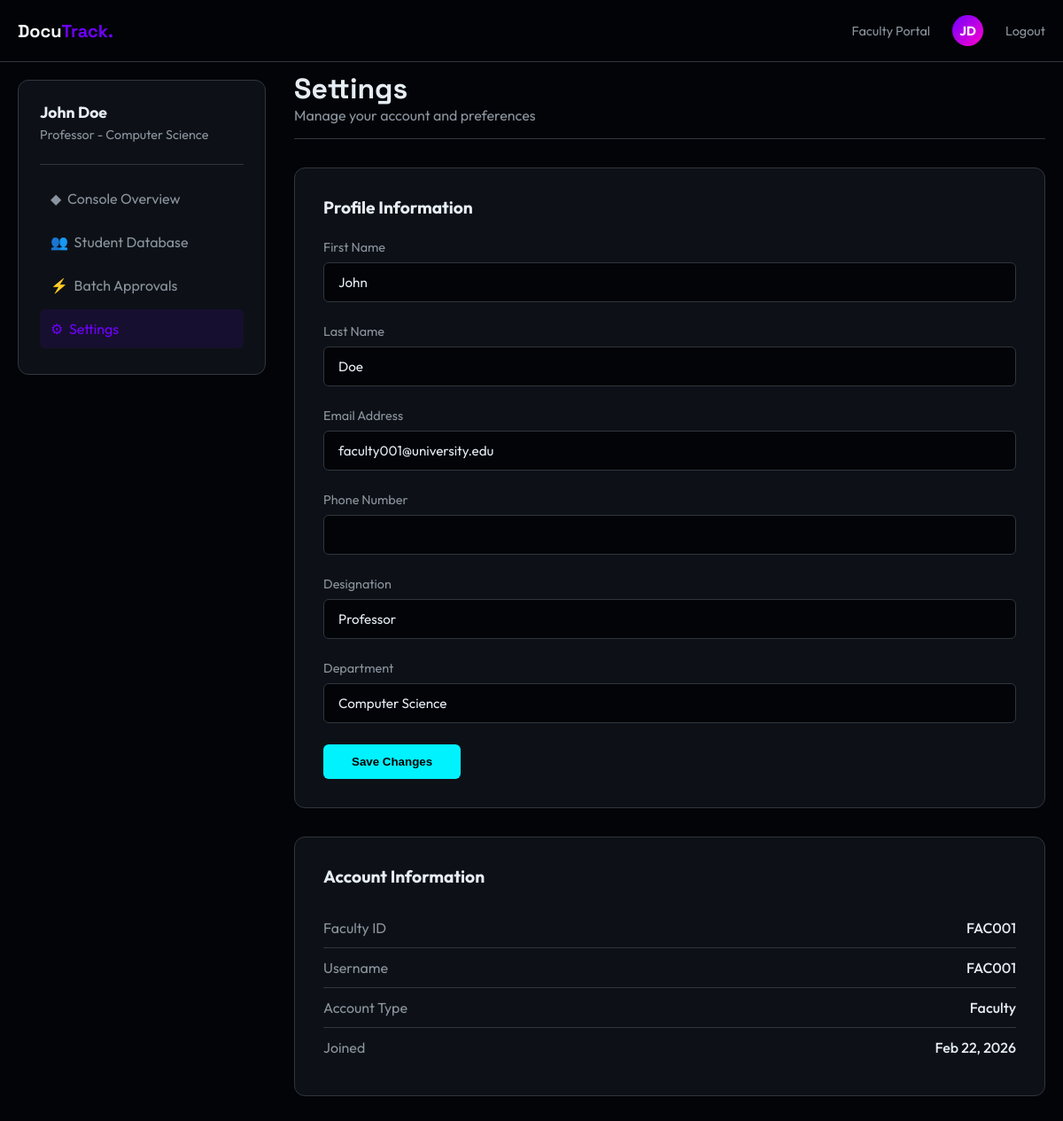
/faculty/settings/ (signed in), run on the app's committed database.
### docutracking/models.py (models this page shows, shortened)
class Faculty(models.Model):
    user = models.OneToOneField(User, on_delete=models.CASCADE, related_name='faculty_profile')
    faculty_id = models.CharField(max_length=20, unique=True)
    department = models.CharField(max_length=100, default='Computer Science')
    designation = models.CharField(max_length=100, default='Professor')

class User(AbstractUser):
    ROLE_CHOICES = (
        ('student', 'Student'),
        ('faculty', 'Faculty'),
    )
    role = models.CharField(max_length=20, choices=ROLE_CHOICES, default='student')
    phone = models.CharField(max_length=20, blank=True)
    official_email = models.EmailField(max_length=254, blank=True, help_text="Official email address for faculty users")
    created_at = models.DateTimeField(auto_now_add=True)
    updated_at = models.DateTimeField(auto_now=True)

### docutracking/views.py (the view, shortened to what this page needs)
# urls.py: path('faculty/settings/', views.faculty_settings_view, name='faculty_settings'),
@login_required
def faculty_settings_view(request):
    if request.user.role != 'faculty':
        return HttpResponseForbidden("Access denied.")
    try:
        faculty = request.user.faculty_profile
    except Faculty.DoesNotExist:
        faculty = Faculty.objects.create(
            user=request.user,
            faculty_id=request.user.username,
            department='Computer Science',
            designation='Professor'
        )
        messages.info(request, 'Faculty profile was auto-created for you.')
    context = {
        'faculty': faculty,
        'user': request.user,
    }
    return render(request, 'faculty_settings.html', context)

### docutrack/templates/faculty_settings.html (shortened to what this page needs)
{% load custom_filters %}
<!DOCTYPE html>
<html lang="en">
<head>
</head>
<body>
    <nav>
        <div class="container nav-inner">
            <a href="{% url 'index' %}" class="logo">Docu<span>Track.</span></a>
            <div class="user-profile">
                <span style="color: var(--text-gray); font-size: 0.9rem; margin-right: 10px;">Faculty Portal</span>
                <div class="user-avatar">{{ faculty.user.first_name.0 }}{{ faculty.user.last_name.0 }}</div>
                <a href="{% url 'logout' %}" style="color: var(--text-gray); margin-left: 10px; text-decoration: none; font-size: 0.9rem;">Logout</a>
            </div>
        </div>
    </nav>
    <div class="container grid-dashboard">
        <aside>
            <div class="sidebar-card">
                <div class="faculty-info">
                    <h3>{{ faculty.user.get_full_name }}</h3>
                    <p>{{ faculty.designation }} - {{ faculty.department }}</p>
                </div>
                <hr style="border: 0; border-top: 1px solid var(--border-color); margin-bottom: 1rem;">
                <a href="{% url 'faculty_dashboard' %}" class="menu-link">
                    <span>◆</span> &nbsp; Console Overview
                </a>
                <a href="{% url 'faculty_students' %}" class="menu-link">
                    <span>👥</span> &nbsp; Student Database
                </a>
                <a href="{% url 'faculty_batch_approvals' %}" class="menu-link">
                    <span>⚡</span> &nbsp; Batch Approvals
                </a>
                <a href="{% url 'faculty_settings' %}" class="menu-link active">
                    <span>⚙</span> &nbsp; Settings
                </a>
            </div>
        </aside>
        <main>
            <div class="page-header">
                <h1>Settings</h1>
                <p style="color: var(--text-gray);">Manage your account and preferences</p>
            </div>
            <div class="settings-card">
                <h2>Profile Information</h2>
                <form method="POST">
                    <div class="form-group">
                        <label>First Name</label>
                        <input type="text" name="first_name" class="form-input" value="{{ user.first_name }}">
                    </div>
                    <div class="form-group">
                        <label>Last Name</label>
                        <input type="text" name="last_name" class="form-input" value="{{ user.last_name }}">
                    </div>
                    <div class="form-group">
                        <label>Email Address</label>
                        <input type="email" name="email" class="form-input" value="{{ user.email }}">
                    </div>
                    <div class="form-group">
                        <label>Phone Number</label>
                        <input type="text" name="phone" class="form-input" value="{{ user.phone|default:'' }}">
                    </div>
                    <div class="form-group">
                        <label>Designation</label>
                        <input type="text" name="designation" class="form-input" value="{{ faculty.designation }}">
                    </div>
                    <div class="form-group">
                        <label>Department</label>
                        <input type="text" name="department" class="form-input" value="{{ faculty.department }}">
                    </div>
                    <button type="submit" class="btn-save">Save Changes</button>
                </form>
            </div>
            <div class="settings-card">
                <h2>Account Information</h2>
                <div class="info-row">
                    <span class="info-label">Faculty ID</span>
                    <span class="info-value">{{ faculty.faculty_id }}</span>
                </div>
                <div class="info-row">
                    <span class="info-label">Username</span>
                    <span class="info-value">{{ user.username }}</span>
                </div>
                <div class="info-row">
                    <span class="info-label">Account Type</span>
                    <span class="info-value">Faculty</span>
                </div>
                <div class="info-row">
                    <span class="info-label">Joined</span>
                    <span class="info-value">{{ user.date_joined|date:"M d, Y" }}</span>
                </div>
            </div>
        </main>
    </div>
</body>
</html>

### docutrack/templates/faculty_settings.html (style rules this page uses)
:root { --bg-deep: #020408; --bg-panel: #0d1117; --accent-primary: #00f2ff; --accent-secondary: #7000ff; --accent-success: #00ff9d; --accent-warning: #ffb800; --accent-danger: #ff4b4b; --text-white: #e6edf3; --text-gray: #8b949e; --border-color: #30363d; }
* { margin: 0; padding: 0; box-sizing: border-box; }
body { background-color: var(--bg-deep); color: var(--text-white); font-family: 'Outfit', sans-serif; min-height: 100vh; }
.container { max-width: 1400px; margin: 0 auto; padding: 0 20px; }
.grid-dashboard { display: grid; grid-template-columns: 280px 1fr; gap: 2rem; margin-top: 80px; padding-bottom: 2rem; }
nav { position: fixed; top: 0; width: 100%; height: 70px; background: rgba(2, 4, 8, 0.9); backdrop-filter: blur(12px); border-bottom: 1px solid var(--border-color); z-index: 1000; display: flex; align-items: center; }
.nav-inner { display: flex; justify-content: space-between; align-items: center; width: 100%; }
.logo { font-family: 'Space Grotesk'; font-weight: 700; font-size: 1.25rem; color: #fff; text-decoration: none; }
.logo span { color: var(--accent-secondary); }
.user-profile { display: flex; align-items: center; gap: 15px; }
.user-avatar { width: 35px; height: 35px; background: linear-gradient(135deg, var(--accent-secondary), #ff00cc); border-radius: 50%; display: flex; align-items: center; justify-content: center; font-weight: 700; color: #fff; font-size: 0.9rem; }
.sidebar-card { background: var(--bg-panel); border: 1px solid var(--border-color); border-radius: 12px; padding: 1.5rem; height: fit-content; position: sticky; top: 90px; }
.faculty-info h3 { margin-bottom: 5px; font-size: 1.1rem; }
.faculty-info p { color: var(--text-gray); font-size: 0.9rem; margin-bottom: 1.5rem; }
.menu-link { display: flex; align-items: center; padding: 12px; color: var(--text-gray); text-decoration: none; border-radius: 6px; margin-bottom: 5px; transition: all 0.2s; }
.menu-link:hover, .menu-link.active { background: rgba(112, 0, 255, 0.1); color: var(--accent-secondary); }
.page-header { margin-bottom: 2rem; border-bottom: 1px solid var(--border-color); padding-bottom: 1rem; }
.page-header h1 { font-family: 'Space Grotesk'; font-size: 2rem; }
.settings-card { background: var(--bg-panel); border: 1px solid var(--border-color); border-radius: 12px; padding: 2rem; margin-bottom: 2rem; }
.settings-card h2 { font-size: 1.2rem; margin-bottom: 1.5rem; color: var(--text-white); }
.form-group { margin-bottom: 1.5rem; }
.form-group label { display: block; margin-bottom: 8px; color: var(--text-gray); font-size: 0.9rem; }
.form-input { width: 100%; background: #020408; border: 1px solid var(--border-color); color: var(--text-white); padding: 12px 16px; border-radius: 6px; font-family: 'Outfit'; font-size: 0.95rem; }
.btn-save { background: var(--accent-primary); color: #000; border: none; padding: 12px 32px; border-radius: 6px; font-weight: 600; cursor: pointer; transition: all 0.2s; }
.info-row { display: flex; justify-content: space-between; padding: 12px 0; border-bottom: 1px solid var(--border-color); }
.info-row:last-child { border-bottom: none; }
.info-label { color: var(--text-gray); }
.info-value { color: var(--text-white); font-weight: 500; }

### data on the page
Faculty: user.first_name.0 "J", user.last_name.0 "D", user.get_full_name "John Doe", designation "Professor", department "Computer Science", faculty_id "FAC001"
User: first_name "John", last_name "Doe", email "faculty001@university.edu", username "FAC001", date_joined "Feb 22, 2026"
